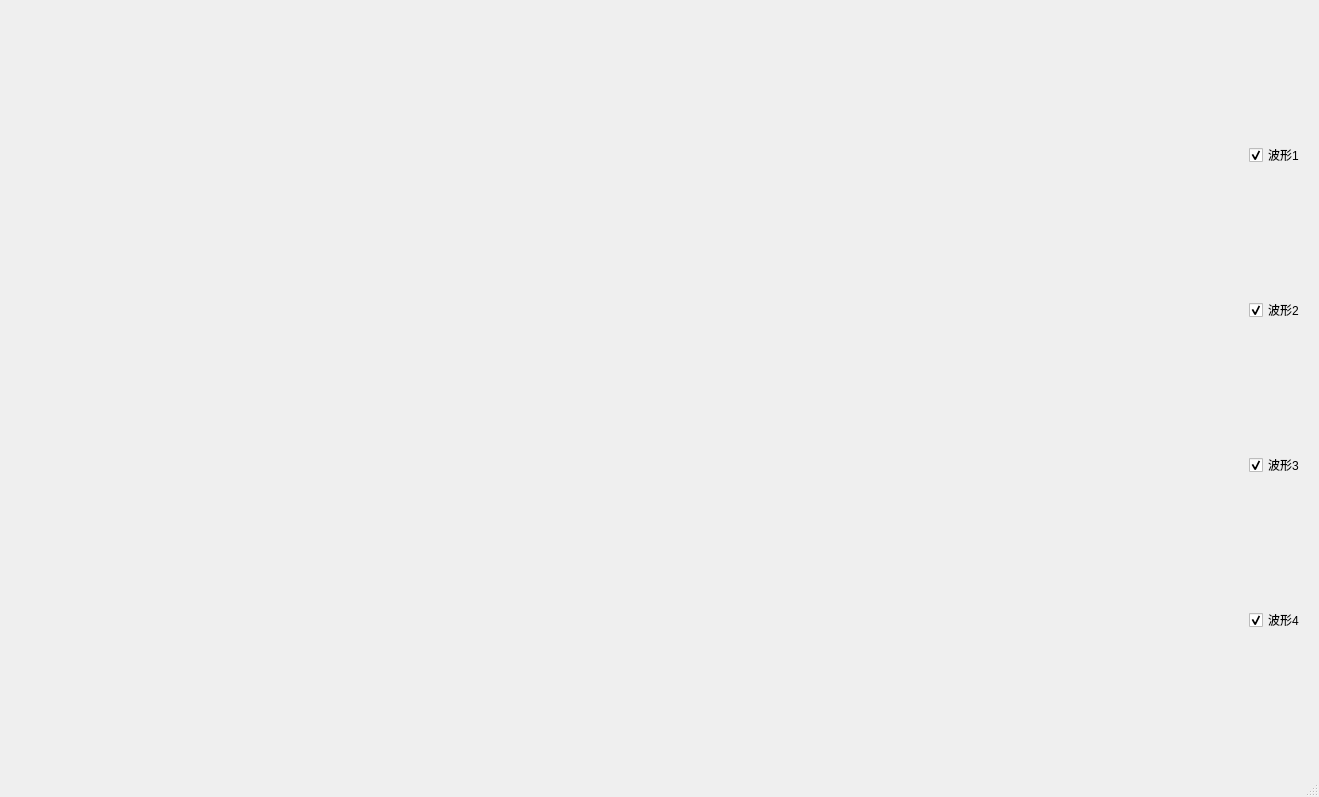
<?xml version="1.0" encoding="UTF-8"?>
<ui version="4.0">
 <class>MainWindow</class>
 <widget class="QMainWindow" name="MainWindow">
  <property name="geometry">
   <rect>
    <x>0</x>
    <y>0</y>
    <width>1319</width>
    <height>797</height>
   </rect>
  </property>
  <property name="windowTitle">
   <string>MainWindow</string>
  </property>
  <widget class="QWidget" name="centralwidget">
   <layout class="QHBoxLayout" name="horizontalLayout">
    <item>
     <widget class="QCustomPlot" name="widget_1" native="true"/>
    </item>
    <item>
     <widget class="QWidget" name="widget" native="true">
      <property name="maximumSize">
       <size>
        <width>70</width>
        <height>2000</height>
       </size>
      </property>
      <layout class="QVBoxLayout" name="verticalLayout">
       <item>
        <widget class="QCheckBox" name="checkBox_1">
         <property name="enabled">
          <bool>true</bool>
         </property>
         <property name="text">
          <string>波形1</string>
         </property>
         <property name="checked">
          <bool>true</bool>
         </property>
        </widget>
       </item>
       <item>
        <widget class="QCheckBox" name="checkBox_2">
         <property name="text">
          <string>波形2</string>
         </property>
         <property name="checked">
          <bool>true</bool>
         </property>
        </widget>
       </item>
       <item>
        <widget class="QCheckBox" name="checkBox_3">
         <property name="text">
          <string>波形3</string>
         </property>
         <property name="checked">
          <bool>true</bool>
         </property>
        </widget>
       </item>
       <item>
        <widget class="QCheckBox" name="checkBox_4">
         <property name="text">
          <string>波形4</string>
         </property>
         <property name="checked">
          <bool>true</bool>
         </property>
        </widget>
       </item>
      </layout>
     </widget>
    </item>
   </layout>
  </widget>
  <widget class="QMenuBar" name="menubar">
   <property name="geometry">
    <rect>
     <x>0</x>
     <y>0</y>
     <width>1319</width>
     <height>27</height>
    </rect>
   </property>
  </widget>
  <widget class="QStatusBar" name="statusbar"/>
 </widget>
 <customwidgets>
  <customwidget>
   <class>QCustomPlot</class>
   <extends>QWidget</extends>
   <header>qcustomplot.h</header>
   <container>1</container>
  </customwidget>
 </customwidgets>
 <resources/>
 <connections/>
</ui>
